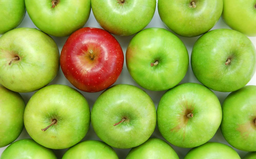
#> input picture NoiseFilteringAndMorphologicalOperations/apple.png, 256 x 159 px, shrunk from 1000 x 622 before the run
$ python count_objects.py   (older library calls are emulated)
#> lines starting #> are read from the running program, lines starting #| are printed output that depends on the picture; after the words box and inside, x2 and y2 are one past the last pixel; in counts of white or black regions, pixels touching at a corner belong together
### NoiseFilteringAndMorphologicalOperations/gaussian_noise_and_filter.py
import cv2
import numpy as np

gaussian_filter = [[0.003765, 0.015019, 0.023792, 0.015019, 0.003765],
					[0.015019, 0.059912, 0.094907, 0.059912, 0.015019],
					[0.023792, 0.094907, 0.150342, 0.094907, 0.023792],
					[0.015019, 0.059912, 0.094907, 0.059912, 0.015019],
					[0.003765, 0.015019, 0.023792, 0.015019, 0.003765]]


def add_gaussian_noise(image, mean, sigma):
	rows, cols, channels = image.shape
	means = (mean, mean, mean)
	sigmas = (sigma, sigma, sigma)
	gauss = np.zeros((rows, cols, channels), np.uint8)
	cv2.randn(gauss, means, sigmas)
	noisy = image + gauss
	return noisy


def apply_gaussian_filter(image):
	rows, cols, channels = image.shape
	result = np.zeros((rows, cols, channels), np.uint8)
	for i in range(2, rows - 2):
		for j in range(2, cols - 2):
			r = g = b = 0
			for x in range(-2, 3):
				for y in range(-2, 3):
					b += (image.item(i + x, j + y, 0) * gaussian_filter[2 + x][2 + y])
					g += (image.item(i + x, j + y, 1) * gaussian_filter[2 + x][2 + y])
					r += (image.item(i + x, j + y, 2) * gaussian_filter[2 + x][2 + y])
			result.itemset((i, j, 0), b)
			result.itemset((i, j, 1), g)
			result.itemset((i, j, 2), r)
	return result


# [21 lines left out: function main, not called in this run]


# [2 lines that do not run on import are left out]

### NoiseFilteringAndMorphologicalOperations/median_filter.py
import cv2
import numpy as np
import random


def add_salt_and_pepper_noise(image, density):
	rows, cols, channels = image.shape
	result = image.copy()
	threshold = 1 - density

	for i in range(rows):
		for j in range(cols):
			rnd = random.random()
			if rnd < density:
				result[i][j] = 0
			elif rnd > threshold:
				result[i][j] = 255

	return result


def apply_median_filter(image):
	rows, cols, channels = image.shape
	result = np.zeros((rows, cols, channels), np.uint8)

	members = [[0]*3]*9
	for i in range(1, rows-1):
		for j in range(1, cols-1):
			for x in range(-1, 2):
				for y in range(-1, 2):
					members[((x + 1) * 3) + (y + 1)] = [image.item(i + x, j + y, 0), image.item(i + x, j + y, 1), image.item(i + x, j + y, 2)]

			result.itemset((i, j, 0), np.median([x[0] for x in members]))
			result.itemset((i, j, 1), np.median([x[1] for x in members]))
			result.itemset((i, j, 2), np.median([x[2] for x in members]))

	return result


# [21 lines left out: function main, not called in this run]


# [2 lines that do not run on import are left out]

### NoiseFilteringAndMorphologicalOperations/adjust_brightness.py
import cv2
import numpy as np

# 1. Create a brightness adjusted image B1 from the image I by adding a constant factor 50.


def increase_brightness(img, factor):
	dimension = img.shape
	rows, cols, channels = dimension
	brightened_img = np.zeros(dimension, np.uint8)

	# Accessing the G, B and R channels of each pixel and adding the factor 50
	# while saturating the result to 255
	for i in range(rows):
		for j in range(cols):
			brightened_img.itemset((i, j, 0), min(img.item(i, j, 0) + factor, 255))
			brightened_img.itemset((i, j, 1), min(img.item(i, j, 1) + factor, 255))
			brightened_img.itemset((i, j, 2), min(img.item(i, j, 2) + factor, 255))

	return brightened_img


# [15 lines left out: function main, not called in this run]

# [2 lines that do not run on import are left out]

### NoiseFilteringAndMorphologicalOperations/count_objects.py
import cv2
import numpy as np

import gaussian_noise_and_filter, median_filter, adjust_brightness


def count_connected_components(image, kernel_size, opened = True, open_iter = 5, dilate = True, dilate_iter = 1):
	kernel = np.ones((kernel_size, kernel_size), np.uint8)

	gray = cv2.cvtColor(image, cv2.COLOR_BGR2GRAY)

	ret, thresh = cv2.threshold(gray, 0, 255, cv2.THRESH_BINARY | cv2.THRESH_OTSU)
	cv2.namedWindow('Threshold', cv2.WINDOW_NORMAL)
	cv2.moveWindow('Threshold', 0, 1000)
	cv2.imshow('Threshold', thresh)

	if opened:
		second = cv2.morphologyEx(thresh, cv2.MORPH_OPEN, kernel, iterations = open_iter)
	else:
		second = cv2.morphologyEx(thresh, cv2.MORPH_CLOSE, kernel, iterations = open_iter)

	cv2.namedWindow('Opening', cv2.WINDOW_NORMAL)
	cv2.moveWindow('Opening', 1000, 0)
	cv2.imshow('Opening', second)

	if dilate:
		third = cv2.dilate(second, kernel, iterations = dilate_iter)
	else:
		third = cv2.erode(second, kernel, iterations = dilate_iter)

	output = cv2.connectedComponentsWithStats(third, 8, cv2.CV_32S)
	num_components = output[0]

	third = cv2.cvtColor(third, cv2.COLOR_GRAY2BGR)

	cv2.putText(third, 'Components: {}'.format(num_components), (20, 50), cv2.FONT_HERSHEY_SIMPLEX, 1, (0, 0, 255), 2)
	cv2.namedWindow('Dilating', cv2.WINDOW_NORMAL)
	cv2.moveWindow('Dilating', 1000, 1000)
	cv2.imshow('Dilating', third)

	cv2.waitKey(0)
	cv2.destroyAllWindows()


def display_window(window_name, image, x_coord, y_coord):
	cv2.imshow(window_name, image)
	cv2.moveWindow(window_name, x_coord, y_coord)


def main():
	cv2.namedWindow('Original IMG', cv2.WINDOW_NORMAL)
	cv2.moveWindow('Original IMG', 0, 0)
	original_img = cv2.imread('apple.png', cv2.IMREAD_UNCHANGED)
#> original_img is the input picture: shape (159, 256, 3); mean B, G, R 64.3, 172.9, 147.9
	cv2.imshow('Original IMG', original_img)
	count_connected_components(original_img, 3)
#> in count_connected_components, `ret, thresh = cv2.threshold(gray, 0, 255, cv2.THRESH_BINARY | cv2.THRE..`:
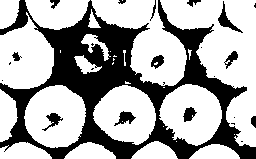
#> thresh: shape (159, 256); 66.4% white; 24 black regions (11 under 20 px), largest, box (x1, y1, x2, y2) and area: (0, 0, 256, 159) 12571, (218, 1, 243, 33) 198, (114, 111, 136, 126) 155
#> in count_connected_components, `ret, thresh = cv2.threshold(gray, 0, 255, cv2.THRESH_BINARY | cv2.THRE..`: ret = 139
#> in count_connected_components, `second = cv2.morphologyEx(thresh, cv2.MORPH_OPEN, kernel, iterations =..`: second: shape (159, 256); 62.1% white; 13 black regions (2 under 20 px), largest, box (x1, y1, x2, y2) and area: (0, 0, 256, 159) 14435, (42, 113, 63, 131) 173, (114, 111, 136, 126) 172
#> in count_connected_components, `third = cv2.dilate(second, kernel, iterations = dilate_iter)`: third: shape (159, 256); 68.7% white; 13 black regions (2 under 20 px), largest, box (x1, y1, x2, y2) and area: (0, 0, 256, 159) 12062, (213, 10, 237, 30) 114, (120, 113, 133, 123) 108
#> in count_connected_components, `num_components = output[0]`: num_components = 12
#> in count_connected_components, `cv2.putText(third, 'Components: {}'.format(num_components), (20, 50), ..`: third: shape (159, 256, 3); mean B, G, R 170.3, 170.3, 179.5

	# Gaussian Noise
	cv2.namedWindow('Gaussian Noise', cv2.WINDOW_NORMAL)
	cv2.moveWindow('Gaussian Noise', 0, 0)
	gaussian_noise = gaussian_noise_and_filter.add_gaussian_noise(original_img, 0, 255 * 0.15)
	cv2.imshow('Gaussian Noise', gaussian_noise)
	count_connected_components(gaussian_noise, 3, False, 3, False)
#> in count_connected_components (call 2), `ret, thresh = cv2.threshold(gray, 0, 255, cv2.THRESH_BINARY | cv2.THRE..`: thresh: shape (159, 256); 63.3% white; 1469 black regions (1441 under 20 px), largest, box (x1, y1, x2, y2) and area: (0, 0, 256, 159) 10266, (0, 0, 29, 35) 262, (220, 3, 238, 31) 121
#> in count_connected_components (call 2), `second = cv2.morphologyEx(thresh, cv2.MORPH_CLOSE, kernel, iterations ..`: second: shape (159, 256); 87.6% white; 17 black regions, largest, box (x1, y1, x2, y2) and area: (51, 28, 112, 107) 2055, (98, 25, 134, 52) 607, (179, 32, 204, 45) 258
#> in count_connected_components (call 2), `third = cv2.erode(second, kernel, iterations = dilate_iter)`: third: shape (159, 256); 84.3% white; 14 black regions, largest, box (x1, y1, x2, y2) and area: (50, 24, 135, 108) 3493, (178, 31, 205, 46) 338, (83, 121, 99, 143) 319
#> in count_connected_components (call 2), `cv2.putText(third, 'Components: {}'.format(num_components), (20, 50), ..`: third: shape (159, 256, 3); mean B, G, R 208.3, 208.3, 218

	# Gaussian Noise - Filtered
	cv2.namedWindow('Gaussian Noise - Filtered', cv2.WINDOW_NORMAL)
	cv2.moveWindow('Gaussian Noise - Filtered', 0, 0)
	gaussian_noise_filtered = gaussian_noise_and_filter.apply_gaussian_filter(gaussian_noise)
#> after the loop in apply_gaussian_filter, `for i in range(2, rows - 2):`:
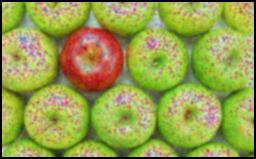
#> result: shape (159, 256, 3); mean B, G, R 74.6, 158.2, 150
	cv2.imshow('Gaussian Noise - Filtered', gaussian_noise_filtered)
	count_connected_components(gaussian_noise_filtered, 3)
#> in count_connected_components (call 3), `ret, thresh = cv2.threshold(gray, 0, 255, cv2.THRESH_BINARY | cv2.THRE..`: thresh: shape (159, 256); 76% white; 18 black regions (10 under 20 px), largest, box (x1, y1, x2, y2) and area: (0, 0, 256, 159) 9156, (167, 26, 209, 49) 360, (185, 109, 193, 120) 56
#> in count_connected_components (call 3), `second = cv2.morphologyEx(thresh, cv2.MORPH_OPEN, kernel, iterations =..`: second: shape (159, 256); 71.4% white; 11 black regions (5 under 20 px), largest, box (x1, y1, x2, y2) and area: (0, 0, 256, 159) 11418, (185, 109, 193, 120) 56, (51, 115, 58, 124) 41, (122, 114, 131, 120) 38, (153, 57, 162, 63) 33, (14, 55, 20, 60) 24
#> in count_connected_components (call 3), `third = cv2.dilate(second, kernel, iterations = dilate_iter)`: third: shape (159, 256); 78.8% white; 11 black regions (8 under 20 px), largest, box (x1, y1, x2, y2) and area: (0, 0, 256, 159) 7634, (168, 27, 242, 142) 901, (186, 111, 191, 118) 24
#> in count_connected_components (call 3), `cv2.putText(third, 'Components: {}'.format(num_components), (20, 50), ..`: third: shape (159, 256, 3); mean B, G, R 194.8, 194.8, 204.5

	# Salt and Pepper
	cv2.namedWindow('Salt and Pepper', cv2.WINDOW_NORMAL)
	cv2.moveWindow('Salt and Pepper', 0, 0)
	salt_and_pepper = median_filter.add_salt_and_pepper_noise(original_img, 0.02)
#> after the loop in add_salt_and_pepper_noise, `for i in range(rows):`:
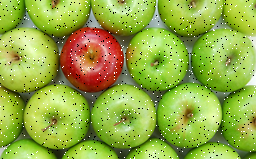
#> result: shape (159, 256, 3); 3.94% of pixels changed, all inside (x1, y1, x2, y2) = (0, 0, 256, 159)
	cv2.imshow('Salt and Pepper', salt_and_pepper)
	count_connected_components(salt_and_pepper, 3, False, 2, False, 3)
#> in count_connected_components (call 4), `ret, thresh = cv2.threshold(gray, 0, 255, cv2.THRESH_BINARY | cv2.THRE..`: thresh: shape (159, 256); 67.8% white; 464 black regions (451 under 20 px), largest, box (x1, y1, x2, y2) and area: (0, 0, 256, 159) 11679, (218, 2, 243, 33) 174, (114, 111, 134, 126) 126
#> in count_connected_components (call 4), `second = cv2.morphologyEx(thresh, cv2.MORPH_CLOSE, kernel, iterations ..`: second: shape (159, 256); 75.6% white; 25 black regions (1 under 20 px), largest, box (x1, y1, x2, y2) and area: (41, 16, 141, 159) 4484, (180, 56, 234, 110) 937, (99, 23, 138, 62) 802
#> in count_connected_components (call 4), `third = cv2.erode(second, kernel, iterations = dilate_iter)`: third: shape (159, 256); 57.2% white; 15 black regions, largest, box (x1, y1, x2, y2) and area: (38, 13, 172, 159) 8836, (155, 5, 246, 113) 2964, (4, 85, 40, 147) 1382
#> in count_connected_components (call 4), `cv2.putText(third, 'Components: {}'.format(num_components), (20, 50), ..`: third: shape (159, 256, 3); mean B, G, R 141.2, 141.2, 150.9

	# Salt and Pepper - Filtered
	cv2.namedWindow('Salt and Pepper - Filtered', cv2.WINDOW_NORMAL)
	cv2.moveWindow('Salt and Pepper - Filtered', 0, 0)
	salt_and_pepper_filtered = median_filter.apply_median_filter(salt_and_pepper)
#> after the loop in apply_median_filter, `for i in range(1, rows-1):`:
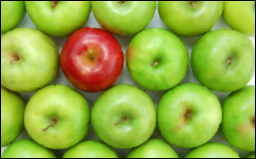
#> result: shape (159, 256, 3); mean B, G, R 62.2, 169.1, 144.7
#> after the loop in apply_median_filter, `for i in range(1, rows-1):`: members = [[15, 141, 92], [11, 151, 96], [15, 157, 102], [20, 162, 106], [16, 167, 108], [18, 168, 109], [26, 168, 108], [20, 171, 110], [17, 170, 109]]
	cv2.imshow('Salt and Pepper - Filtered', salt_and_pepper_filtered)
	count_connected_components(salt_and_pepper_filtered, 3)
#> in count_connected_components (call 5), `ret, thresh = cv2.threshold(gray, 0, 255, cv2.THRESH_BINARY | cv2.THRE..`: thresh: shape (159, 256); 67.9% white; 11 black regions (3 under 20 px), largest, box (x1, y1, x2, y2) and area: (0, 0, 256, 159) 12323, (218, 3, 240, 32) 165, (115, 112, 134, 125) 120
#> in count_connected_components (call 5), `second = cv2.morphologyEx(thresh, cv2.MORPH_OPEN, kernel, iterations =..`: second: shape (159, 256); 62.6% white; 7 black regions, largest, box (x1, y1, x2, y2) and area: (0, 0, 256, 159) 14633, (44, 113, 61, 131) 137, (115, 112, 134, 125) 127
#> in count_connected_components (call 5), `third = cv2.dilate(second, kernel, iterations = dilate_iter)`: third: shape (159, 256); 70.2% white; 16 black regions (4 under 20 px), largest, box (x1, y1, x2, y2) and area: (0, 0, 203, 159) 8942, (153, 0, 256, 159) 2370, (0, 0, 34, 34) 317
#> in count_connected_components (call 5), `cv2.putText(third, 'Components: {}'.format(num_components), (20, 50), ..`: third: shape (159, 256, 3); mean B, G, R 173.4, 173.4, 183.2

	# Brightened
	cv2.namedWindow('Brightened', cv2.WINDOW_NORMAL)
	cv2.moveWindow('Brightened', 0, 0)
	brightened = adjust_brightness.increase_brightness(original_img, 50)
#> in increase_brightness, `brightened_img = np.zeros(dimension, np.uint8)`: brightened_img: shape (159, 256, 3); every value is 0
#> after the loop in increase_brightness, `for i in range(rows):`:
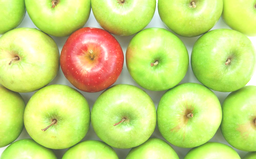
#> brightened_img: shape (159, 256, 3); mean of channels 0, 1, 2 114.2, 216.6, 197.1; drawn as B, G, R
	cv2.imshow('Brightened', brightened)
	count_connected_components(brightened, 3)
#> in count_connected_components (call 6), `gray = cv2.cvtColor(image, cv2.COLOR_BGR2GRAY)`:
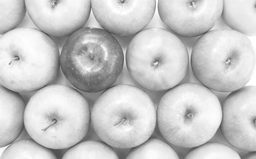
#> gray: shape (159, 256); min 69, max 255, mean 199.1
#> in count_connected_components (call 6), `ret, thresh = cv2.threshold(gray, 0, 255, cv2.THRESH_BINARY | cv2.THRE..`: thresh: shape (159, 256); 69.5% white; 23 black regions (11 under 20 px), largest, box (x1, y1, x2, y2) and area: (0, 0, 256, 159) 11482, (218, 2, 242, 33) 167, (114, 112, 134, 126) 123
#> in count_connected_components (call 6), `ret, thresh = cv2.threshold(gray, 0, 255, cv2.THRESH_BINARY | cv2.THRE..`: ret = 183
#> in count_connected_components (call 6), `second = cv2.morphologyEx(thresh, cv2.MORPH_OPEN, kernel, iterations =..`: second: shape (159, 256); 65.3% white; 14 black regions (2 under 20 px), largest, box (x1, y1, x2, y2) and area: (0, 0, 256, 159) 13097, (218, 0, 242, 33) 185, (43, 113, 62, 131) 150
#> in count_connected_components (call 6), `third = cv2.dilate(second, kernel, iterations = dilate_iter)`: third: shape (159, 256); 71.8% white; 14 black regions (3 under 20 px), largest, box (x1, y1, x2, y2) and area: (0, 0, 256, 159) 10923, (48, 115, 59, 126) 86, (219, 10, 235, 29) 85
#> in count_connected_components (call 6), `num_components = output[0]`: num_components = 6
#> in count_connected_components (call 6), `cv2.putText(third, 'Components: {}'.format(num_components), (20, 50), ..`:
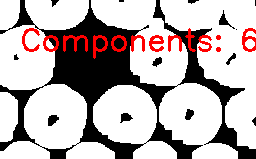
#> third: shape (159, 256, 3); mean B, G, R 177.6, 177.6, 187.3
	cv2.waitKey(0)
	cv2.destroyAllWindows()


if __name__ == '__main__':
	main()
